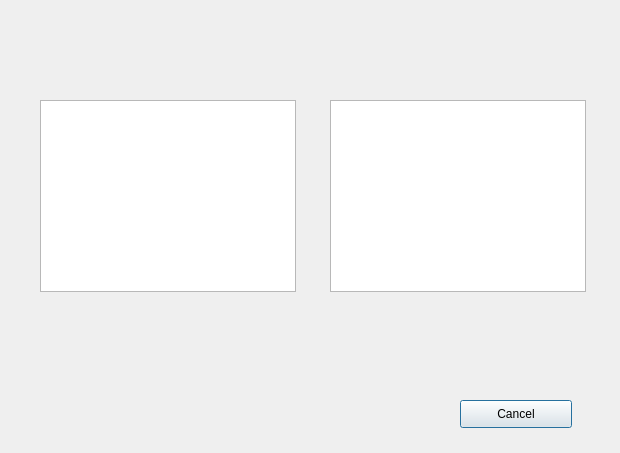
<?xml version="1.0" encoding="UTF-8"?>
<ui version="4.0">
 <class>volunteerDialog</class>
 <widget class="QDialog" name="volunteerDialog">
  <property name="geometry">
   <rect>
    <x>0</x>
    <y>0</y>
    <width>620</width>
    <height>453</height>
   </rect>
  </property>
  <property name="windowTitle">
   <string>ReadySet Volunteer - Volunteer Login</string>
  </property>
  <widget class="QListWidget" name="listWidget">
   <property name="geometry">
    <rect>
     <x>40</x>
     <y>100</y>
     <width>256</width>
     <height>192</height>
    </rect>
   </property>
  </widget>
  <widget class="QPushButton" name="cancelButton">
   <property name="geometry">
    <rect>
     <x>460</x>
     <y>400</y>
     <width>112</width>
     <height>28</height>
    </rect>
   </property>
   <property name="text">
    <string>Cancel</string>
   </property>
  </widget>
  <widget class="QListView" name="listView">
   <property name="geometry">
    <rect>
     <x>330</x>
     <y>100</y>
     <width>256</width>
     <height>192</height>
    </rect>
   </property>
   <property name="wordWrap">
    <bool>true</bool>
   </property>
  </widget>
 </widget>
 <resources/>
 <connections/>
</ui>
